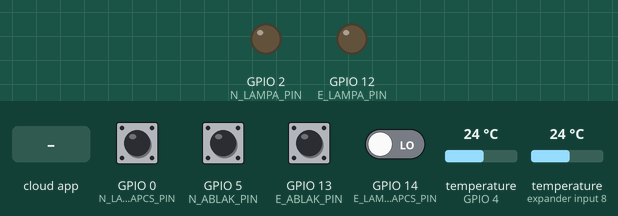
A sketch run on a simulated ESP8266 (NodeMCU). On the bench: output pins drawn as LEDs (lit = HIGH). The test bench sets the inputs (shaded band); at power-on: GPIO 0 (N_LAMPAKAPCS_PIN), GPIO 5 (N_ABLAK_PIN), GPIO 13 (E_ABLAK_PIN) HIGH, GPIO 14 (E_LAMPAKAPCS_PIN) LOW, temperature (sensors on GPIO 4, expander input 8) 24 °C. WiFi joins after 1.5 s; servers stay silent unless stated; the Firebase database answers and starts empty; what the sketch prints to the serial monitor is not drawn.

Above: at 2.7 s.
2.8 s: GPIO 14 (E_LAMPAKAPCS_PIN) driven HIGH
At 3.9 s:
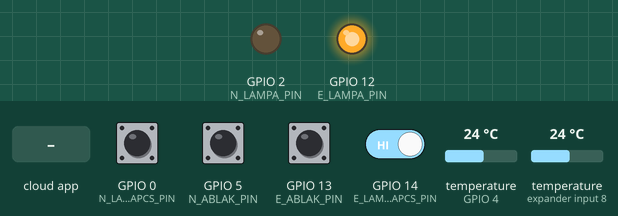
4.3 s: the phone or cloud app sets LAMP to 0
At 5.2 s:
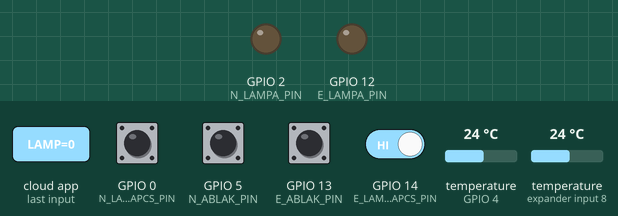
5.8 s: the phone or cloud app sets LAMP to 1
At 7.2 s:
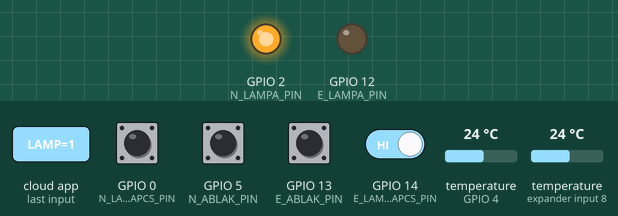
Timing chart, 0 to 8.8 s (numbered marks = the images above; inputs shaded):
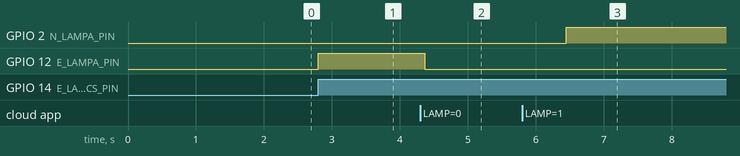

Measured:
- after the input at 2.8 s, GPIO 12 (E_LAMPA_PIN): LOW → HIGH at once
- after the input at 4.3 s, GPIO 12 (E_LAMPA_PIN): HIGH → LOW after 0.07 s
- after the input at 5.8 s, GPIO 2 (N_LAMPA_PIN): LOW → HIGH after 0.65 s

The sketch:

NE_ESP8266.ino
```cpp
#include <OneWire.h>
#include <DallasTemperature.h>
#include "FirebaseESP8266.h"
#include <ESP8266WiFi.h>
#define FIREBASE_HOST "patakysmarthome.firebaseio.com"
#define FIREBASE_AUTH "iNiK1WsWRSWuxzMaeUN64R6c01C5Td016oTpfzFP"
#define WIFI_SSID "Mark"
#define WIFI_PASSWORD "Buksi1022"
#define ONE_WIRE_BUS 4
FirebaseData firebaseData;
OneWire oneWire(ONE_WIRE_BUS);
DallasTemperature sensors(&oneWire);

int HOM_CYCLE = 0;

//NAPPALI VÁLTOZÓK
//ABLAK:
const int N_ABLAK_PIN = 5;
bool N_ABLAK = false;
bool N_ABLAK_H = true;
//LÁMPA:
const int N_LAMPA_PIN = 2; //Lámpa (KIMENET)
const int N_LAMPAKAPCS_PIN = 0; //Kapcsoló (BEMENET)
volatile bool N_LAMPA_FEL = false; //TRUE ha gombal lett fel vagy le kapcsolva
volatile bool N_LAMPA = false; //Lámpa ki vagy be
volatile long N_LAMPA_TIMER = 0; //Prell
//HŐMÉRSÉKLET:
double N_HOM = 0;
double N_HOM_H = 100;


//ETKEZO VÁLTOZÓK
//ABLAK:
const int E_ABLAK_PIN = 13;
bool E_ABLAK = false;
bool E_ABLAK_H = true;
//LÁMPA:
const int E_LAMPA_PIN = 12; //Lámpa (KIMENET)
const int E_LAMPAKAPCS_PIN = 14; //Kapcsoló (BEMENET)
volatile bool E_LAMPA_FEL = false; //TRUE ha gombal lett fel vagy le kapcsolva
volatile bool E_LAMPA = false; //Lámpa ki vagy be
volatile long E_LAMPA_TIMER = 0; //Prell
//HŐMÉRSÉKLET:
double E_HOM = 0;
double E_HOM_H = 100;


//NAPPALI FUNCTIONOK ÉS INTERRUPTOK
//ABLAK:
void N_ABLAK_FUNC(){
  N_ABLAK = digitalRead(N_ABLAK_PIN);
  if(N_ABLAK != N_ABLAK_H){
    if(Firebase.setBool(firebaseData, "/NAPPALI/WINDOW", N_ABLAK));
    N_ABLAK_H = N_ABLAK;
  }
}
//LÁMPA:
    //INTERRUPT
void N_LAMPAKAPCS_FUNC(){
  if(N_LAMPA_TIMER < millis()-250 || N_LAMPA_TIMER > millis()){
    N_LAMPA = !N_LAMPA;
    digitalWrite(N_LAMPA_PIN, N_LAMPA);
    N_LAMPA_TIMER = millis();
    N_LAMPA_FEL = true;
  }
}
    //LEKÉRDEZÉS
void N_LAMPA_FUNC(){
  if(N_LAMPA_FEL == false){
    if(Firebase.getBool(firebaseData, "/NAPPALI/LAMP")){
      if(firebaseData.dataType() == "boolean"){
        if(N_LAMPA_FEL == false){
          N_LAMPA = firebaseData.boolData();
          digitalWrite(N_LAMPA_PIN, N_LAMPA);
        }
      }
    }
  }
}
    //FELTÖLTÉS
void N_LAMPA_FEL_FUNC(){
  if(Firebase.setBool(firebaseData, "/NAPPALI/LAMP", N_LAMPA));
  N_LAMPA_FEL = false;
}


//ETKEZO FUNCTIONOK ÉS INTERRUPTOK
//ABLAK:
void E_ABLAK_FUNC(){
  E_ABLAK = digitalRead(E_ABLAK_PIN);
  if(E_ABLAK != E_ABLAK_H){
    if(Firebase.setBool(firebaseData, "/ETKEZO/WINDOW", E_ABLAK));
    E_ABLAK_H = E_ABLAK;
  }
}
//LÁMPA:
    //INTERRUPT
void E_LAMPAKAPCS_FUNC(){
  if(E_LAMPA_TIMER < millis()-250 || E_LAMPA_TIMER > millis()){
    E_LAMPA = !E_LAMPA;
    digitalWrite(E_LAMPA_PIN, E_LAMPA);
    E_LAMPA_TIMER = millis();
    E_LAMPA_FEL = true;
  }
}
    //LEKÉRDEZÉS
void E_LAMPA_FUNC(){
  if(E_LAMPA_FEL == false){
    if(Firebase.getBool(firebaseData, "/ETKEZO/LAMP")){
      if(firebaseData.dataType() == "boolean"){
        if(E_LAMPA_FEL == false){
          E_LAMPA = firebaseData.boolData();
          digitalWrite(E_LAMPA_PIN, E_LAMPA);
        }
      }
    }
  }
}
    //FELTÖLTÉS
void E_LAMPA_FEL_FUNC(){
  if(Firebase.setBool(firebaseData, "/ETKEZO/LAMP", E_LAMPA));
  E_LAMPA_FEL = false;
}


//HŐMÉRSÉKLET
void HOM_FUNC(){
  if(HOM_CYCLE == 10){
    sensors.requestTemperatures();
    delay(250);
    N_HOM = sensors.getTempCByIndex(0);
    E_HOM = sensors.getTempCByIndex(1);
    Serial.println(N_HOM);
    Serial.println(E_HOM);
    if(N_HOM_H-0.1 > N_HOM || N_HOM_H+0.1 < N_HOM){
      Firebase.setDouble(firebaseData, "/NAPPALI/TEMP", N_HOM);
      N_HOM_H = N_HOM;
    }
    if(E_HOM_H-0.1 > E_HOM || E_HOM_H+0.1 < E_HOM){
      Firebase.setDouble(firebaseData, "/ETKEZO/TEMP", E_HOM);
      E_HOM_H = E_HOM;
    }
    HOM_CYCLE = 0;
  }
  else{
    HOM_CYCLE++;
  }
}


void setup() {
  //NAPPALI PINEK ÉS INTERUPTOK
  //ABLAK:
  pinMode(N_ABLAK_PIN, INPUT);
  //LÁMPA:
  pinMode(N_LAMPA_PIN, OUTPUT);
  pinMode(N_LAMPAKAPCS_PIN, INPUT);
  attachInterrupt(N_LAMPAKAPCS_PIN, N_LAMPAKAPCS_FUNC, RISING);

  //ETKEZO PINEK ÉS INTERUPTOK
  //ABLAK:
  pinMode(E_ABLAK_PIN, INPUT);
  //LÁMPA:
  pinMode(E_LAMPA_PIN, OUTPUT);
  pinMode(E_LAMPAKAPCS_PIN, INPUT);
  attachInterrupt(E_LAMPAKAPCS_PIN, E_LAMPAKAPCS_FUNC, RISING);


  sensors.begin();

  Serial.begin(115200);
  WiFi.begin(WIFI_SSID, WIFI_PASSWORD);
  Serial.print("Connecting to Wi-Fi");
  while (WiFi.status() != WL_CONNECTED)
  {
    Serial.print(".");
    delay(300);
  }
  Serial.println();
  Serial.print("Connected with IP: ");
  Serial.println(WiFi.localIP());
  Serial.println();
  Firebase.begin(FIREBASE_HOST, FIREBASE_AUTH);
  Firebase.reconnectWiFi(true);
  Firebase.setReadTimeout(firebaseData, 1000 * 60);
  Firebase.setwriteSizeLimit(firebaseData, "tiny");


  N_ABLAK_H != digitalRead(N_ABLAK_PIN);
}

void loop() {
  if(N_LAMPA_FEL == true) N_LAMPA_FEL_FUNC();
  N_LAMPA_FUNC();
  N_ABLAK_FUNC();
  if(E_LAMPA_FEL == true) E_LAMPA_FEL_FUNC();
  E_LAMPA_FUNC();
  E_ABLAK_FUNC();
  HOM_FUNC();
}
```
